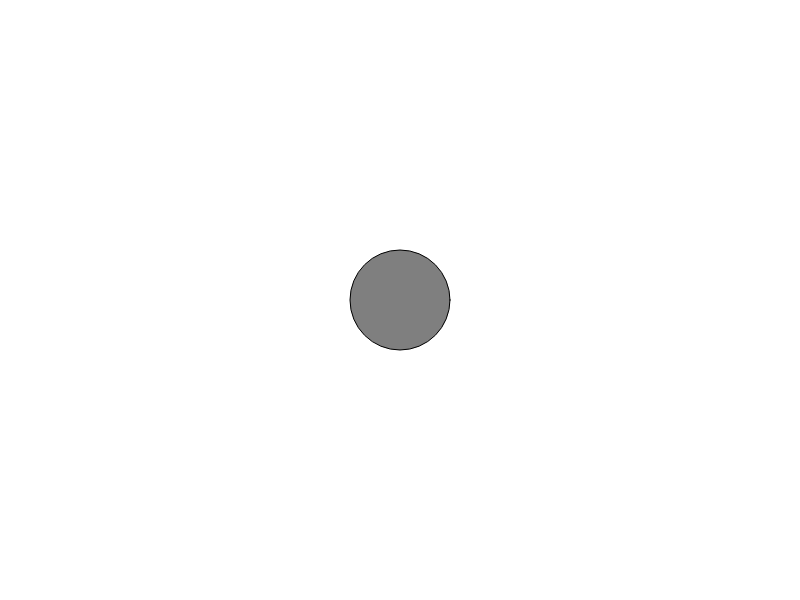
Frame 1 (no input)
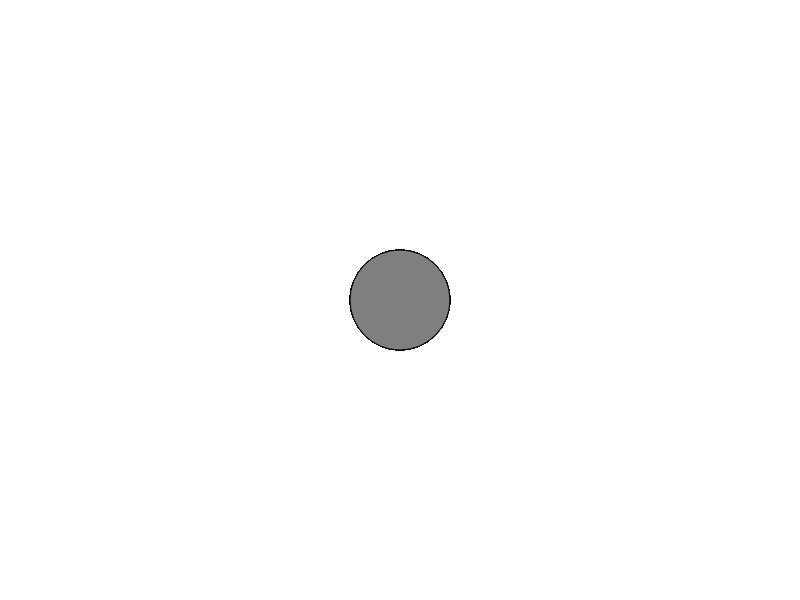
Frame 60 (no input)
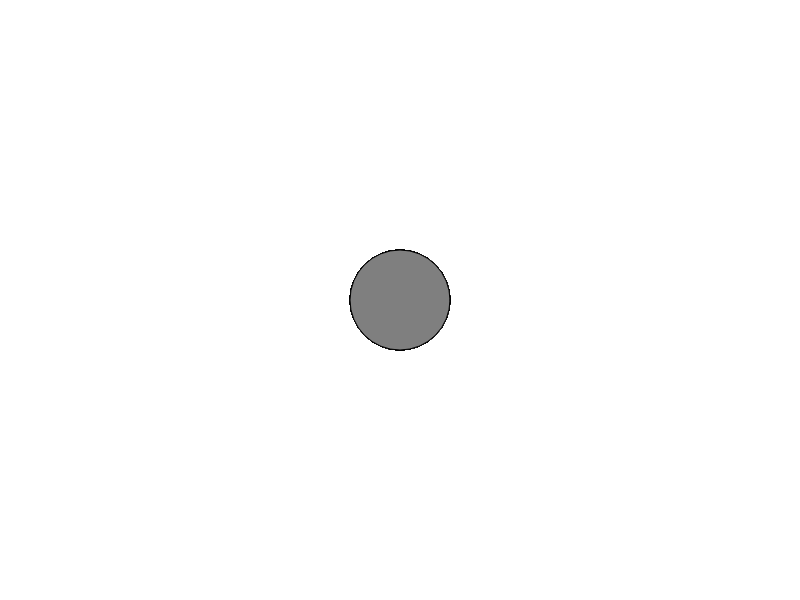
Frame 120 (the mouse pressed at the canvas centre since frame 60)

The p5.js sketch that drew these frames (run headless with seeded random() and noise() and a simulated clock; from frame 60 on, the mouse is pressed at the canvas centre):

// p5.js sketch
// ── sketch.js
function setup() {
  // put setup code here
  createCanvas(800,600);
}

function draw() {
  // put drawing
  fill(127);
  ellipse(400,300,100,100);
}
